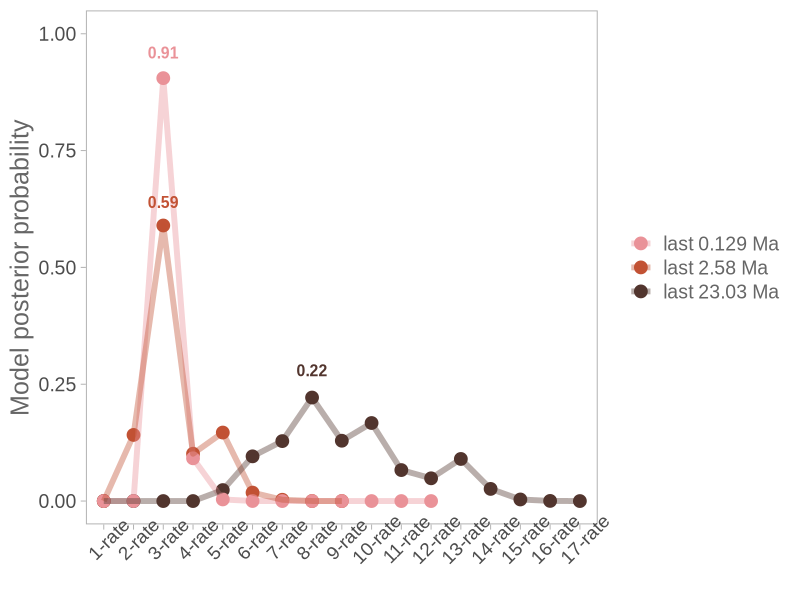

The R script that drew this image:
# clean environment
rm(list=ls())

##############################################################
# Load libraries                                          ####
##############################################################

library(ggplot2)
library(dplyr)
library(forcats)
library(Cairo)

##############################################################
# Load data                                               ####
##############################################################

data <- read.csv('Results/PyRate_ext_rates/Plots_ext_rates/PyRate_model_probabilities.csv')

data <- data %>% mutate(Analysis = fct_relevel(Analysis, "from_Late_Pleistocene", "from_Pleistocene", "from_Miocene")) #reorder

#Set theme
theme_set(theme_light(base_size = 15))

##############################################################
# Plot model probabilities                                ####
##############################################################

plot <- ggplot(data, aes(x = fct_inorder(Model),y = P.extinction., group = Analysis, color = Analysis)) +
  geom_point(size = 4) +
  geom_line(linewidth = 2, alpha = 0.4) +
  scale_color_manual(values=c("#ea9298", "#c25234", "#52352e"), labels = c("last 0.129 Ma", "last 2.58 Ma", "last 23.03 Ma"))+
  ylab("Model posterior probability")+
  ylim(c(0,1))+
  annotate("text", x = c("3-rate","3-rate","8-rate"), y = c(0.96,0.64,0.28), 
          label = c("0.91", "0.59", "0.22") , color=c("#ea9298", "#c25234", "#52352e"), 
          family = "Arial", size = 4, fontface="bold")+
  theme(axis.title = element_text(family = "Arial", size = 18, colour = "grey40"),
        axis.text.x = element_text(angle = 45, family = "Arial", size = 14),
        axis.text.y = element_text(family = "Arial", size = 14),
        panel.grid = element_blank(), 
        axis.title.x = element_blank(),
        legend.text=element_text(family = "Arial", size = 14, colour = "grey40"),
        legend.title = element_blank())

plot

#Save plot as pdf
ggsave(plot, filename = "Plot_model_probabilities.pdf", path = "Results/PyRate_ext_rates/Plots_ext_rates", width = 10, height = 5, device = cairo_pdf) 

#End of script
